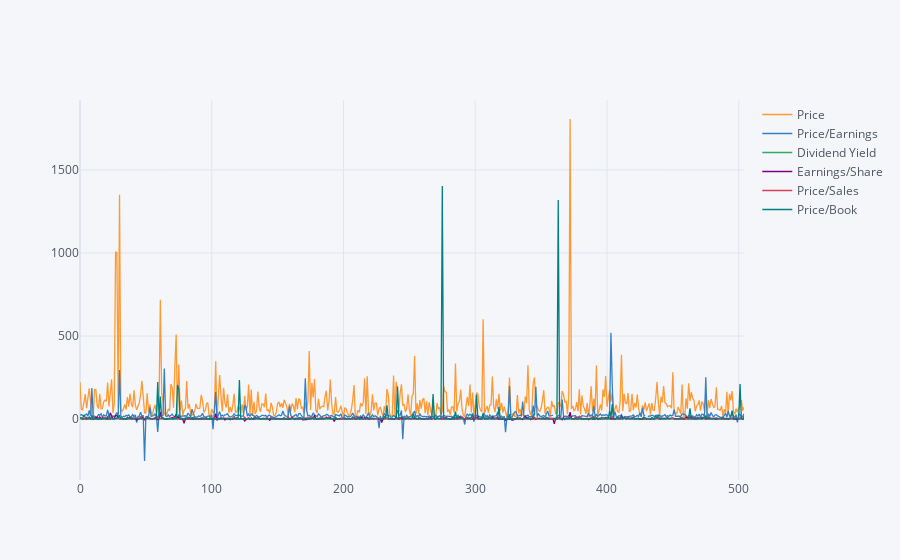

This figure's notebook cell:
### Code cell
newdata=data.drop(['Symbol','SEC Filings','52 Week High','52 Week Low','Name','Sector','Price/Share','Market Cap','EBITDA'],axis=1)
newdata.iplot()

### Figure 1 — Plotly figure (JSON) as saved in the notebook; plotly's stock layout.template omitted (floating-point values rounded to 4 significant figures; data arrays with more than 128 entries replaced by an {"elided": "..."} marker saying what was removed)
{"data": [{"name": "Price", "text": "", "mode": "lines", "y": {"elided": "505 float values"}, "x": {"elided": "505 int values"}, "line": {"color": "rgba(255, 153, 51, 1.0)", "dash": "solid", "shape": "linear", "width": 1.3}, "type": "scatter"}, {"name": "Price/Earnings", "text": "", "mode": "lines", "y": {"elided": "505 mixed values"}, "x": {"elided": "505 int values"}, "line": {"color": "rgba(55, 128, 191, 1.0)", "dash": "solid", "shape": "linear", "width": 1.3}, "type": "scatter"}, {"name": "Dividend Yield", "text": "", "mode": "lines", "y": {"elided": "505 float values"}, "x": {"elided": "505 int values"}, "line": {"color": "rgba(50, 171, 96, 1.0)", "dash": "solid", "shape": "linear", "width": 1.3}, "type": "scatter"}, {"name": "Earnings/Share", "text": "", "mode": "lines", "y": {"elided": "505 float values"}, "x": {"elided": "505 int values"}, "line": {"color": "rgba(128, 0, 128, 1.0)", "dash": "solid", "shape": "linear", "width": 1.3}, "type": "scatter"}, {"name": "Price/Sales", "text": "", "mode": "lines", "y": {"elided": "505 float values"}, "x": {"elided": "505 int values"}, "line": {"color": "rgba(219, 64, 82, 1.0)", "dash": "solid", "shape": "linear", "width": 1.3}, "type": "scatter"}, {"name": "Price/Book", "text": "", "mode": "lines", "y": {"elided": "505 mixed values"}, "x": {"elided": "505 int values"}, "line": {"color": "rgba(0, 128, 128, 1.0)", "dash": "solid", "shape": "linear", "width": 1.3}, "type": "scatter"}], "layout": {"title": {"font": {"color": "#4D5663"}}, "paper_bgcolor": "#F5F6F9", "plot_bgcolor": "#F5F6F9", "yaxis": {"tickfont": {"color": "#4D5663"}, "zerolinecolor": "#E1E5ED", "title": {"text": "", "font": {"color": "#4D5663"}}, "gridcolor": "#E1E5ED", "showgrid": true}, "xaxis": {"tickfont": {"color": "#4D5663"}, "zerolinecolor": "#E1E5ED", "title": {"text": "", "font": {"color": "#4D5663"}}, "gridcolor": "#E1E5ED", "showgrid": true}, "legend": {"bgcolor": "#F5F6F9", "font": {"color": "#4D5663"}}}}
